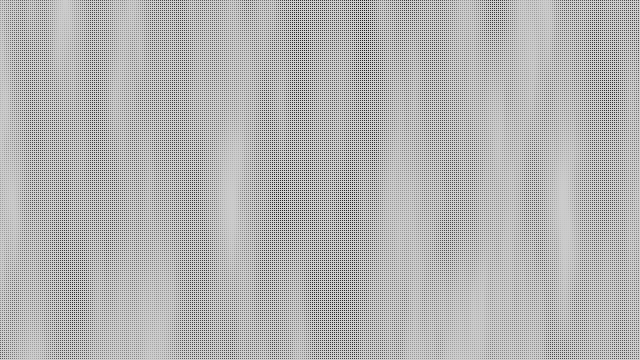
Frame 1 (no input)
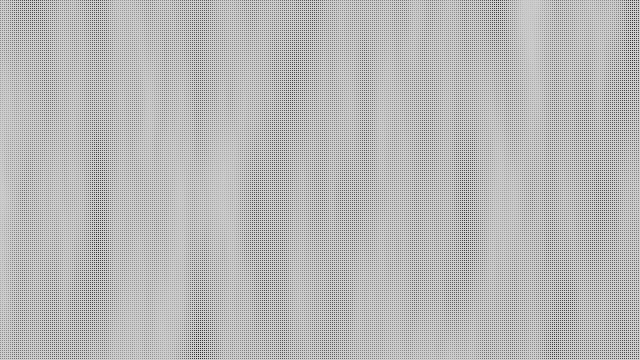
Frame 60 (the mouse pressed at the canvas centre just before this capture)
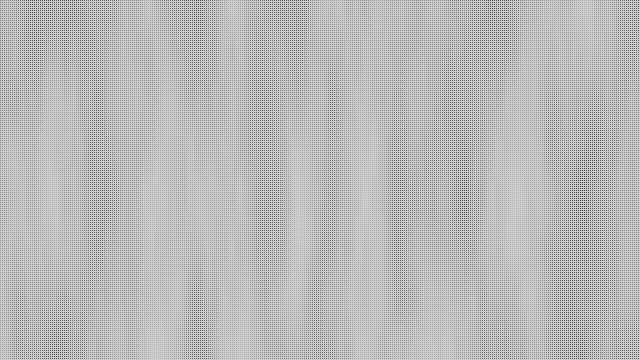
Frame 120 (the mouse held since frame 60 and released just before this capture)

The Processing sketch that drew these frames (run headless with seeded random() and noise(); from frame 60 on, the mouse is pressed at the canvas centre):

// Processing sketch: noise3d
// ── noise3d.pde
float increment = 0.01;
// The noise function's 3rd argument, a global variable that increments once per cycle
float zoff = 0.0;  
// We will increment zoff differently than xoff and yoff
float zincrement = 0.01; 

void setup() {
  size(640, 360);
  frameRate(30);
}

void draw() {
  
  // Optional: adjust noise detail here
  // noiseDetail(8,0.65f);
  
  loadPixels();

  float xoff = 0.0; // Start xoff at 0
  
  // For every x,y coordinate in a 2D space, calculate a noise value and produce a brightness value
  for (int x = 0; x < width; x+=2) {
    xoff += increment+0.05;   // Increment xoff 
    float yoff = 0.0;   // For every xoff, start yoff at 0
    for (int y = 0; y < height; y+=2) {
      yoff += increment; // Increment yoff
      
      // Calculate noise and scale by 255
      float bright = noise(xoff,yoff,zoff)*255;

      // Try using this line instead
      //float bright = random(0,255);
      
      // Set each pixel onscreen to a grayscale value
      pixels[x+y*width] = color(bright,bright,bright);
    }
  }
  updatePixels();
  
  zoff += zincrement; // Increment zoff
  
  
}
